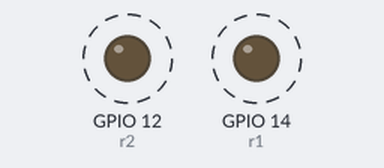
The program below on a simulated ESP8266 board running MicroPython. Shown: output pins drawn as LEDs (lit = HIGH). Dashed ring = blinking.

Above: at 0.5 s.
Timing chart, 0 to 4.6 s (numbered marks = the images above):
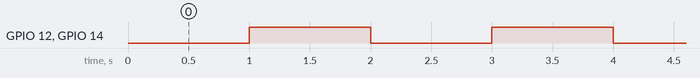

Measured:
- by itself, GPIO 12 (r2), GPIO 14 (r1): alternates HIGH for 1.0 s and LOW for 1.0 s

The program:

main_relays.py
```python
import machine
import time

r1 = machine.Pin(14, machine.Pin.OUT, value=1)
r2 = machine.Pin(12, machine.Pin.OUT, value=1)


while True:
    r1(0)
    r2(0)
    time.sleep(1)
    r1(1)
    r2(1)
    time.sleep(1)
```
